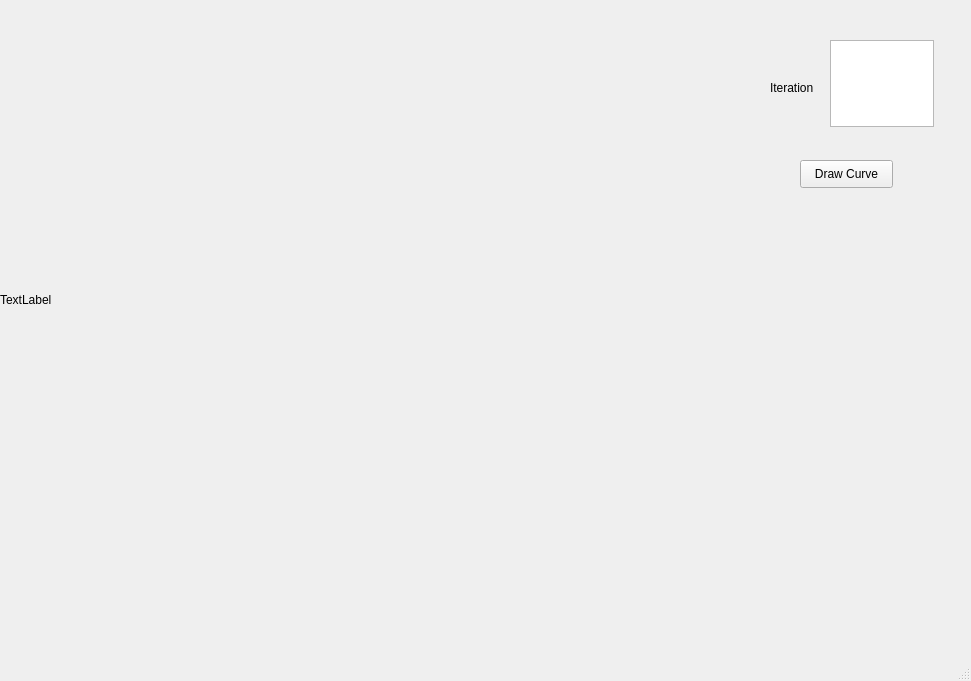
<?xml version="1.0" encoding="UTF-8"?>
<ui version="4.0">
 <class>MainWindow</class>
 <widget class="QMainWindow" name="MainWindow">
  <property name="geometry">
   <rect>
    <x>0</x>
    <y>0</y>
    <width>971</width>
    <height>681</height>
   </rect>
  </property>
  <property name="windowTitle">
   <string>MainWindow</string>
  </property>
  <widget class="QWidget" name="centralwidget">
   <widget class="QLabel" name="label">
    <property name="geometry">
     <rect>
      <x>0</x>
      <y>0</y>
      <width>600</width>
      <height>600</height>
     </rect>
    </property>
    <property name="text">
     <string>TextLabel</string>
    </property>
   </widget>
   <widget class="QTextEdit" name="textEdit">
    <property name="geometry">
     <rect>
      <x>830</x>
      <y>40</y>
      <width>104</width>
      <height>87</height>
     </rect>
    </property>
   </widget>
   <widget class="QLabel" name="label_2">
    <property name="geometry">
     <rect>
      <x>770</x>
      <y>80</y>
      <width>56</width>
      <height>16</height>
     </rect>
    </property>
    <property name="text">
     <string>Iteration</string>
    </property>
   </widget>
   <widget class="QPushButton" name="pushButton">
    <property name="geometry">
     <rect>
      <x>800</x>
      <y>160</y>
      <width>93</width>
      <height>28</height>
     </rect>
    </property>
    <property name="text">
     <string>Draw Curve</string>
    </property>
   </widget>
  </widget>
  <widget class="QMenuBar" name="menubar">
   <property name="geometry">
    <rect>
     <x>0</x>
     <y>0</y>
     <width>971</width>
     <height>26</height>
    </rect>
   </property>
  </widget>
  <widget class="QStatusBar" name="statusbar"/>
 </widget>
 <resources/>
 <connections/>
</ui>
